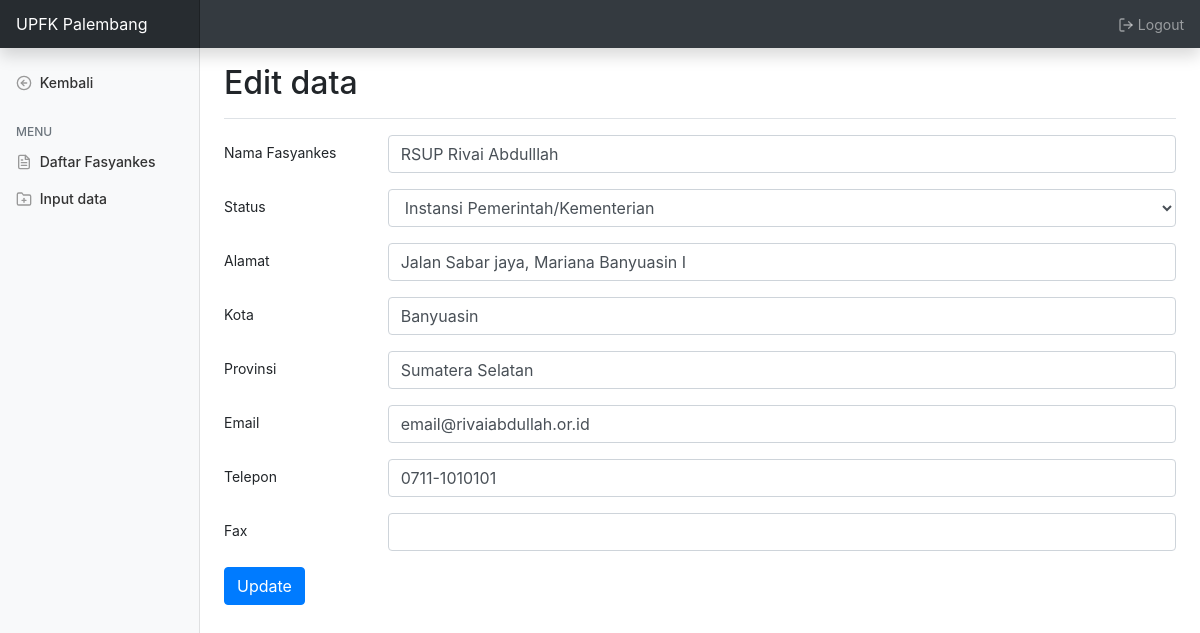
The app's page /fasyankes/1/edit (signed in) with its own data.
### aplikasi/models.py (models this page shows, shortened)
class Fasyankes(db.Model):
    id = db.Column(db.Integer, primary_key=True)
    nama = db.Column(db.String(100), nullable=False)
    status = db.Column(db.String(50), nullable=False)
    alamat = db.Column(db.String(125), nullable=False)
    kota = db.Column(db.String(25), nullable=False)
    provinsi = db.Column(db.String(25))
    email = db.Column(db.String(30))
    telepon = db.Column(db.String(45))
    fax = db.Column(db.String(30))

### aplikasi/fasyankes/routes.py (the view, shortened to what this page needs)
@mod.route('/fasyankes/<int:id>/edit', methods=['GET','POST'])
def edit(id):
    if 'username' in session:
        data = {'title':'Edit data',
            'header':'Edit data'}
        cari = Fasyankes.query.get_or_404(id)
        form = Edit()
        form.nama.data = cari.nama
        form.status.data = cari.status
        form.alamat.data = cari.alamat
        form.kota.data = cari.kota
        form.provinsi.data = cari.provinsi
        form.email.data = cari.email
        form.telepon.data = cari.telepon
        form.fax.data = cari.fax
        return render_template('fasyankes/edit.html', data=data, form=form)
    return redirect(url_for('user.login'))

### aplikasi/fasyankes/forms.py
class Edit(FlaskForm):
    nama =  StringField('Nama Fasyankes', validators=[DataRequired()])
    status =  SelectField('Status',
        choices=[('none','--Pilihan--'),('perusahaan','Perusahaan'),('klinik','Klinik'),
        ('lab','Laboratorium'),('instansi','Instansi Pemerintah/Kementerian'),('rs pemerintah','RS. Pemerintah'),('rs swasta','RS. Swasta'),
        ('puskesmas','Puskesmas')])
    alamat = StringField("Alamat", validators=[DataRequired()])
    kota = StringField("Kota", validators=[DataRequired()])
    provinsi = StringField("Provinsi", validators=[DataRequired()])
    email = StringField("Email",validators=[DataRequired(), Email()])
    telepon = StringField("Telepon", validators=[DataRequired()])
    fax = StringField("Fax")
    update = SubmitField('Update')

### aplikasi/templates/fasyankes/edit.html (shortened to what this page needs)
{% extends 'fasyankes/base.html' %}
{% block content %}
<main role="main" class="col-md-9 ml-sm-auto col-lg-10 px-md-4">
  <div class="d-flex justify-content-between flex-wrap flex-md-nowrap align-items-center pt-3 pb-2 mb-3 border-bottom">
      <h1 class="h2">{{ data.header }}</h1>
    </div>
    <form method="POST" novalidate>
      <div class="form-group row">
        {{ form.nama.label(class="col-sm-2 col-form-label") }}
        {% if form.nama.errors %}
          <div class="col-sm-10 has-error">
            {{ form.nama(class="form-control") }}
            {% for error in form.nama.errors  %}
                <span class="control-label">{{ error }}</span>
            {% endfor %}
          </div>
        {% else %}
        <div class="col-sm-10">
          {{ form.nama(class="form-control") }}
        </div>
        {% endif %}
      </div>
      <div class="form-group row">
        {{ form.status.label(class="col-sm-2 col-form-label") }}
        {% if form.status.errors %}
          <div class="col-sm-10 has-error">
            {{ form.status(class="form-control") }}
            {% for error in form.status.errors  %}
                <span class="control-label">{{ error }}</span>
            {% endfor %}
          </div>
        {% else %}
        <div class="col-sm-10">
          {{ form.status(class="form-control")}}
        </div>
        {% endif %}
      </div>
      <div class="form-group row">
        {{ form.alamat.label(class="col-sm-2 col-form-label") }}
        {% if form.alamat.errors %}
          <div class="col-sm-10 has-error">
            {{ form.alamat(class="form-control") }}
            {% for error in form.alamat.errors  %}
                <span class="control-label">{{ error }}</span>
            {% endfor %}
          </div>
        {% else %}
        <div class="col-sm-10">
          {{ form.alamat(class="form-control") }}
        </div>
        {% endif %}
      </div>
      <div class="form-group row">
        {{ form.kota.label(class="col-sm-2 col-form-label") }}
        {% if form.kota.errors %}
          <div class="col-sm-10 has-error">
            {{ form.kota(class="form-control") }}
            {% for error in form.kota.errors  %}
                <span class="control-label">{{ error }}</span>
            {% endfor %}
          </div>
        {% else %}
        <div class="col-sm-10">
          {{ form.kota(class="form-control") }}
        </div>
        {% endif %}
      </div>
      <div class="form-group row">
        {{ form.provinsi.label(class="col-sm-2 col-form-label") }}
        {% if form.provinsi.errors %}
          <div class="col-sm-10 has-error">
            {{ form.provinsi(class="form-control") }}
            {% for error in form.provinsi.errors  %}
                <span class="control-label">{{ error }}</span>
            {% endfor %}
          </div>
        {% else %}
        <div class="col-sm-10">
          {{ form.provinsi(class="form-control") }}
        </div>
        {% endif %}
      </div>
      <div class="form-group row">
        {{ form.email.label(class="col-sm-2 col-form-label") }}
        {% if form.email.errors %}
          <div class="col-sm-10 has-error">
            {{ form.email(class="form-control") }}
            {% for error in form.email.errors  %}
                <span class="control-label">{{ error }}</span>
            {% endfor %}
          </div>
        {% else %}
        <div class="col-sm-10">
          {{ form.email(class="form-control") }}
        </div>
        {% endif %}
      </div>
      <div class="form-group row">
        {{ form.telepon.label(class="col-sm-2 col-form-label") }}
        {% if form.telepon.errors %}
          <div class="col-sm-10 has-error">
            {{ form.telepon(class="form-control") }}
            {% for error in form.telepon.errors  %}
                <span class="control-label">{{ error }}</span>
            {% endfor %}
          </div>
        {% else %}
        <div class="col-sm-10">
          {{ form.telepon(class="form-control") }}
        </div>
        {% endif %}
      </div>
      <div class="form-group row">
        {{ form.fax.label(class="col-sm-2 col-form-label") }}
        {% if form.fax.errors %}
          <div class="col-sm-10 has-error">
            {{ form.fax(class="form-control") }}
            {% for error in form.fax.errors  %}
                <span class="control-label">{{ error }}</span>
            {% endfor %}
          </div>
        {% else %}
        <div class="col-sm-10">
          {{ form.fax(class="form-control") }}
        </div>
        {% endif %}
      </div>
        <div class="form-group row">
          <div class="col-sm-10">
            {{ form.update(class="btn btn-primary") }}
          </div>
        </div>
      </form>
</main>
{% endblock %}

### aplikasi/static/dashboard.css (style rules this page uses)
body { font-size: .875rem; }

### records on screen
Fasyankes: nama "RSUP Rivai Abdulllah", status "Instansi Pemerintah/Kementerian", alamat "Jalan Sabar jaya, Mariana Banyuasin I", kota "Banyuasin", provinsi "Sumatera Selatan", email "email@rivaiabdullah.or.id", telepon "0711-1010101"

### other values on screen
{{ data.header }} "Edit data"
